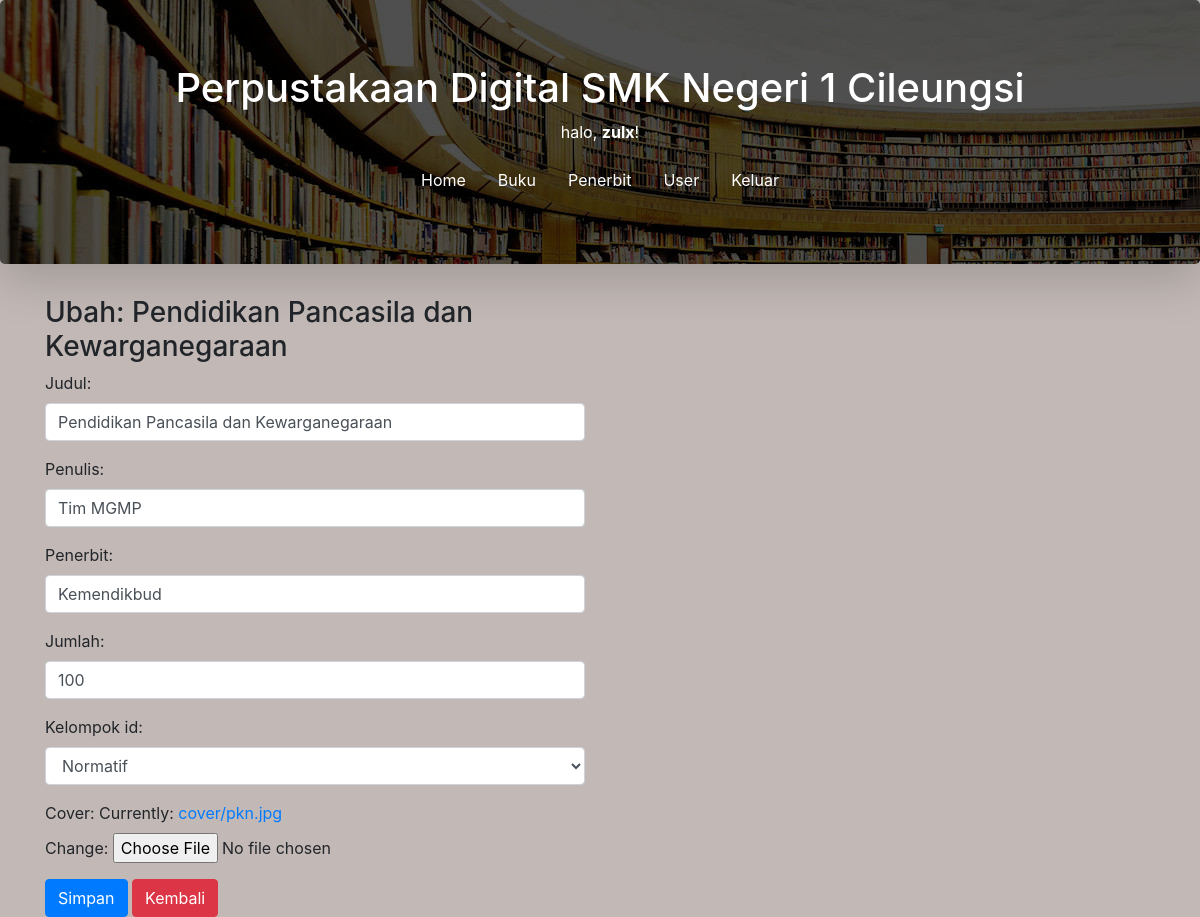
/buku/ubah/21 (signed in), run on the app's committed database.
### perpustakaan/models.py (models this page shows, shortened)
class Buku(models.Model):
  judul = models.CharField(max_length=50)
  penulis = models.CharField(max_length=40)
  penerbit = models.CharField(max_length=40)
  jumlah = models.IntegerField(null=True)
  kelompok_id = models.ForeignKey(Kelompok, on_delete=models.CASCADE, null=True)
  cover = models.ImageField(upload_to='cover/', null=True)
  tanggal = models.DateTimeField(auto_now_add=True, null=True)

### perpustakaan/views.py (the view)
# urls.py: path('buku/ubah/<int:id_buku>', ubah_buku, name='ubah_buku'),
@login_required(login_url=settings.LOGIN_URL)
def ubah_buku(request, id_buku):
    buku = Buku.objects.get(id=id_buku)
    template = 'ubah-buku.html'
    if request.POST:
        form = FormBuku(request.POST, request.FILES, instance=buku)
        if form.is_valid():
            form.save()
            messages.success(request, "Data Berhasil diperbaharui!")
            return redirect('ubah_buku', id_buku=id_buku)
    else:
        form = FormBuku(instance=buku)
        konteks = {
            'form':form,
            'buku':buku,
        }
    return render(request, template, konteks)

### perpustakaan/forms.py
class FormBuku(ModelForm):
  class Meta:
    model = Buku
    fields = '__all__'
    widgets = {
      'judul' : forms.TextInput({'class':'form-control'}),
      'penulis' : forms.TextInput({'class':'form-control'}),
      'penerbit' : forms.TextInput({'class':'form-control'}),
      'jumlah' : forms.NumberInput({'class':'form-control'}),
      'kelompok_id' : forms.Select({'class':'form-control'}),
    }

### perpustakaan/models.py (called while the page is built)
  def __str__(self):
    return self.nama

### perpustakaan/templates/ubah-buku.html (shortened to what this page needs)
{% extends 'base.html' %}
{% block content %}
<div class="container">
  <div class="row">
    <div class="col-md-6">
      <h3>Ubah: {{ buku.judul }}</h3>
      <form action="{% url 'ubah_buku' buku.id %}" method="post" enctype="multipart/form-data">
        {{ form.as_p }}
        <button class="btn btn-primary">Simpan</button>
        <a href="{% url 'buku' %}" class="btn btn-danger">Kembali</a>
      </form>
    </div>
  </div>
</div>
{% endblock %}

### templates/judul.html
<div class="jumbotron text-center text-white shadow-lg">
  <h1>Perpustakaan Digital SMK Negeri 1 Cileungsi</h1>
  {% if user.is_authenticated %}
    <p>halo, <strong>{{ user }}</strong>!</p>
    <nav class="nav justify-content-center">
      <a href="{% url 'home' %}" class="nav-link text-white">Home</a>
      <a href="{% url 'buku' %}" class="nav-link text-white">Buku</a>
      <a href="{% url 'penerbit' %}" class="nav-link text-white">Penerbit</a>
      <a href="{% url 'users' %}" class="nav-link text-white">User</a>
      <a href="{% url 'keluar' %}" class="nav-link text-white">Keluar</a>
    </nav>
  {% endif %}
</div>

### static/css/style.css (style rules this page uses)
body { background-color: #c2b9b6; }
.jumbotron { background: url('../images/perpus.jpg') no-repeat top center fixed; }

### data on the page
Buku: judul "Pendidikan Pancasila dan Kewarganegaraan", penulis "Tim MGMP", penerbit "Kemendikbud", jumlah "100", kelompok_id "Normatif"

### other printed values
{{ user }} "zulx"
